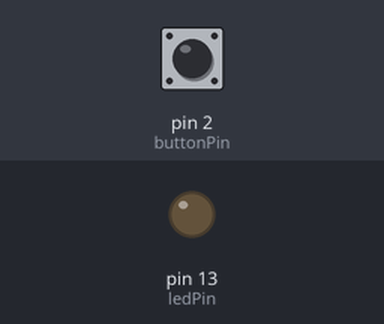
Recording of a sketch running on a simulated Arduino Uno, built with avr-gcc and run on an emulated ATmega328P. Parts: output pins drawn as LEDs (lit = HIGH). Inputs (shaded band) come from the test bench; at power-on: pin 2 (buttonPin) HIGH.

Above: at 1.2 s.
1.3 s: pin 2 (buttonPin) pulled LOW for 0.15 s
At 1.8 s:
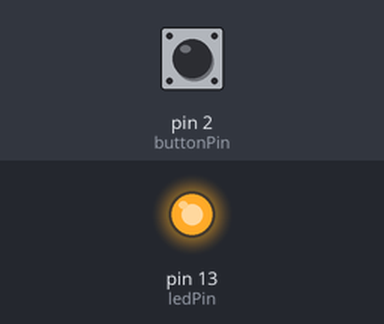
2.9 s: pin 2 (buttonPin) pulled LOW for 1 s
At 4.2 s:
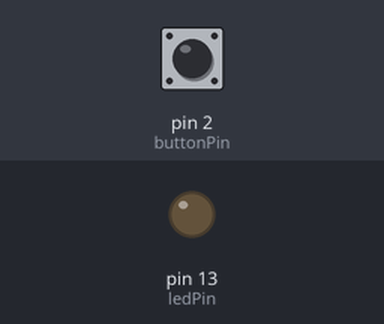
5.4 s: pin 2 (buttonPin) pulled LOW for 3.2 s
At 6.1 s:
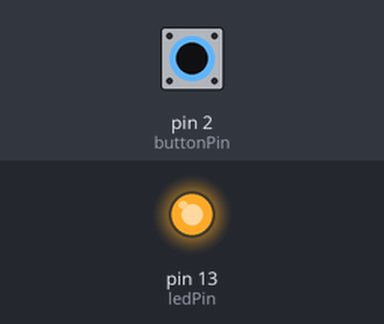
Timing chart, 0 to 8.4 s (numbered marks = the images above; inputs shaded):
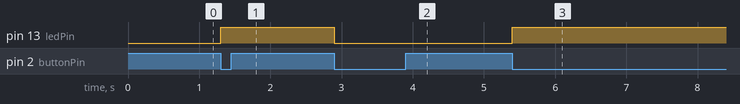

The sketch:

Button_LED_Toggle.ino
```cpp
bool ledOn = false;         //Remembers if the LED is on (true) or off (false). starts off.
const int ledPin = 13;      //LED pin
const int buttonPin = 2;    //Button pin
void setup() {
  pinMode(ledPin, OUTPUT);      //Sets pin 13 as an output to send voltage to the LED
  pinMode(buttonPin, INPUT_PULLUP); //Sets pin 2 as an input that reads the button
}

void loop() {
  //If button is pressed, LED status flips (on or off)
  if(digitalRead(buttonPin) == LOW) {
    ledOn = !ledOn;
    digitalWrite(ledPin, ledOn); //Outputs ledOn through LED circuit

    //Code waits until button is released
    while(digitalRead(buttonPin) == LOW) {
    }
    delay(50); // debounce
  }
}
```

Measured:
- after the input at 1.3 s, pin 13 (ledPin): LOW → HIGH at once
- after the input at 2.9 s, pin 13 (ledPin): HIGH → LOW at once
- after the input at 5.4 s, pin 13 (ledPin): LOW → HIGH at once
